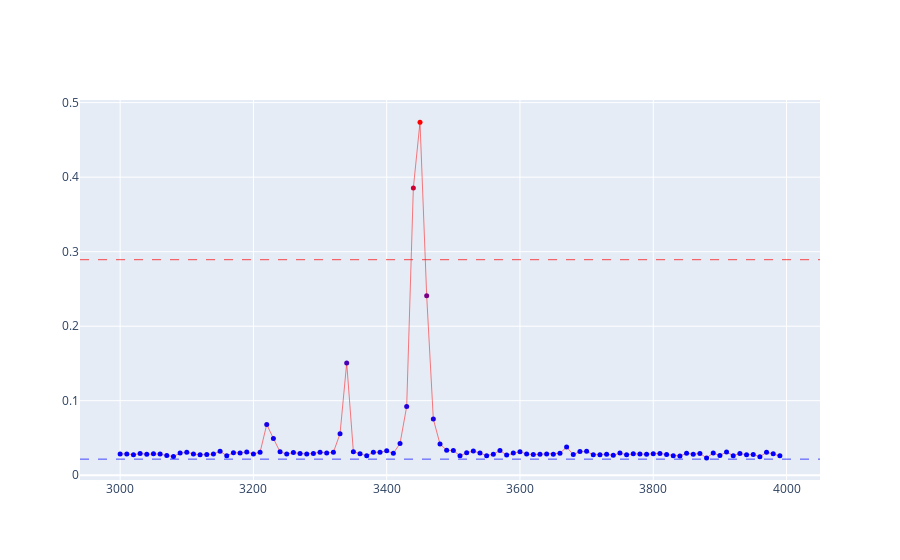

The cell this chart's notebook holds for it:
### Code cell
import plotly.graph_objects  as go 

#mags[:] = 0
#mags_TT_f_sweep[:]=0
#phases[:] = 0
fig_TT_f_sweep=go.Figure(data=go.Scatter(mode='lines+markers', line=dict(color='Red', width=0.5), x=qubitFreq_array, y=mags)) #zmax=25,  zmin=0, colorscale='Viridis', zsmooth='best', z=mags.T,
fig_TT_f_sweep.update_xaxes(exponentformat = 'power')
fig_TT_f_sweep.add_hline(y=(mag_lp.max()+mag_lp.min())/2, line_width=1, line_dash="dash", line_color='red', opacity=0.7)
fig_TT_f_sweep.add_hline(y=mag_lp.min(), line_width=1, line_dash="dash", line_color='blue', opacity=0.7)
                                               
try:
    for idx,qfreq in enumerate(qubitFreq_array):
        clear_output(wait=True)
        #with lo: #Removed                              for ERASynh
        lo.set_RF(qfreq*1e6) #*1e6
        lo.on() #                                       for ERASynh
        with twpa:
            sleep(0.2)
            vna.reset_average()
            sleep(delay) # VNA Readout integration time
            mag, phase =  vna.get_data( meas = meas_)
        lo.off() #                                      for ERASynh
        a = np.mean(mag) #mag[1]
        if a < 1:
            mags[idx] = a
        else:
            mags[idx] = maxv

        phases[idx] = np.mean(phase) #phase[1]
        fig_TT_f_sweep.data[0].y=mags
        fig_TT_f_sweep.data[0].marker=dict(color=mags, colorscale='bluered', size=5)
        fig_TT_f_sweep.show()
        
        #fig = px.scatter(x=qubitFreq_array, y=mags)
        #fig.show
        #plt.plot(qubitFreq_array,20*np.log10(mags),'x')
        #plt.show()
except KeyboardInterrupt:
    print("Stopped")
    fig_TT_f_sweep.show()

finally:
    results = {}
    results['mags']= mags   
    results['phases']= phases 

    header_str = get_plot_str(params)
    filename = params['test_type'] +"_"+params['qubit_name'] + "_" +params['test_date']
    np.savez("./data/"+filename,
            header = header_str,
            freqs=qubitFreq_array,
            mags=mags,
            phases=phases)
    print('file saved as %s'%filename)

# Extract the qubit frequency
try:
    qubit_f, Qf,_ = Q(qubitFreq_array, mags.max()-mags, True)
except:
    qubit_f = qubitFreq_array[mags.argmax()]
    Qf = 0

print('Qubit frequency: %2.2f MHz, Q: %2.2f'%(qubit_f, Qf))

### Figure 1 — Plotly figure (JSON) as saved in the notebook; plotly's stock layout.template omitted (floating-point values rounded to 4 significant figures)
{"data": [{"line": {"color": "Red", "width": 0.5}, "marker": {"color": [0.02849, 0.02859, 0.02745, 0.02904, 0.02825, 0.02883, 0.02848, 0.0263, 0.02512, 0.02968, 0.03072, 0.02851, 0.02742, 0.02796, 0.02832, 0.03208, 0.02612, 0.03013, 0.02993, 0.03111, 0.02845, 0.0308, 0.06811, 0.04932, 0.03134, 0.02842, 0.03034, 0.02928, 0.0285, 0.02926, 0.03077, 0.02991, 0.03078, 0.05571, 0.1507, 0.03162, 0.02869, 0.02603, 0.03077, 0.03096, 0.0327, 0.02941, 0.04265, 0.09212, 0.3856, 0.4739, 0.241, 0.07532, 0.04183, 0.03363, 0.03308, 0.0261, 0.03015, 0.03249, 0.0297, 0.02629, 0.02827, 0.03321, 0.02701, 0.02971, 0.03156, 0.02837, 0.0277, 0.02816, 0.02835, 0.02826, 0.02944, 0.03774, 0.0277, 0.03169, 0.03208, 0.02735, 0.02746, 0.02819, 0.02669, 0.02967, 0.02739, 0.0287, 0.02842, 0.02809, 0.02893, 0.02923, 0.02767, 0.02622, 0.02576, 0.0294, 0.02816, 0.02918, 0.02328, 0.02985, 0.0265, 0.03127, 0.02623, 0.02903, 0.02734, 0.02778, 0.02483, 0.03078, 0.02871, 0.02598], "colorscale": [[0, "rgb(0,0,255)"], [1, "rgb(255,0,0)"]], "size": 5}, "mode": "lines+markers", "type": "scatter", "x": [3000, 3010, 3020, 3030, 3040, 3050, 3060, 3070, 3080, 3090, 3100, 3110, 3120, 3130, 3140, 3150, 3160, 3170, 3180, 3190, 3200, 3210, 3220, 3230, 3240, 3250, 3260, 3270, 3280, 3290, 3300, 3310, 3320, 3330, 3340, 3350, 3360, 3370, 3380, 3390, 3400, 3410, 3420, 3430, 3440, 3450, 3460, 3470, 3480, 3490, 3500, 3510, 3520, 3530, 3540, 3550, 3560, 3570, 3580, 3590, 3600, 3610, 3620, 3630, 3640, 3650, 3660, 3670, 3680, 3690, 3700, 3710, 3720, 3730, 3740, 3750, 3760, 3770, 3780, 3790, 3800, 3810, 3820, 3830, 3840, 3850, 3860, 3870, 3880, 3890, 3900, 3910, 3920, 3930, 3940, 3950, 3960, 3970, 3980, 3990], "y": [0.02849, 0.02859, 0.02745, 0.02904, 0.02825, 0.02883, 0.02848, 0.0263, 0.02512, 0.02968, 0.03072, 0.02851, 0.02742, 0.02796, 0.02832, 0.03208, 0.02612, 0.03013, 0.02993, 0.03111, 0.02845, 0.0308, 0.06811, 0.04932, 0.03134, 0.02842, 0.03034, 0.02928, 0.0285, 0.02926, 0.03077, 0.02991, 0.03078, 0.05571, 0.1507, 0.03162, 0.02869, 0.02603, 0.03077, 0.03096, 0.0327, 0.02941, 0.04265, 0.09212, 0.3856, 0.4739, 0.241, 0.07532, 0.04183, 0.03363, 0.03308, 0.0261, 0.03015, 0.03249, 0.0297, 0.02629, 0.02827, 0.03321, 0.02701, 0.02971, 0.03156, 0.02837, 0.0277, 0.02816, 0.02835, 0.02826, 0.02944, 0.03774, 0.0277, 0.03169, 0.03208, 0.02735, 0.02746, 0.02819, 0.02669, 0.02967, 0.02739, 0.0287, 0.02842, 0.02809, 0.02893, 0.02923, 0.02767, 0.02622, 0.02576, 0.0294, 0.02816, 0.02918, 0.02328, 0.02985, 0.0265, 0.03127, 0.02623, 0.02903, 0.02734, 0.02778, 0.02483, 0.03078, 0.02871, 0.02598]}], "layout": {"shapes": [{"line": {"color": "red", "dash": "dash", "width": 1}, "opacity": 0.7, "type": "line", "x0": 0, "x1": 1, "xref": "x domain", "y0": 0.2892, "y1": 0.2892, "yref": "y"}, {"line": {"color": "blue", "dash": "dash", "width": 1}, "opacity": 0.7, "type": "line", "x0": 0, "x1": 1, "xref": "x domain", "y0": 0.02159, "y1": 0.02159, "yref": "y"}], "xaxis": {"exponentformat": "power"}}}
